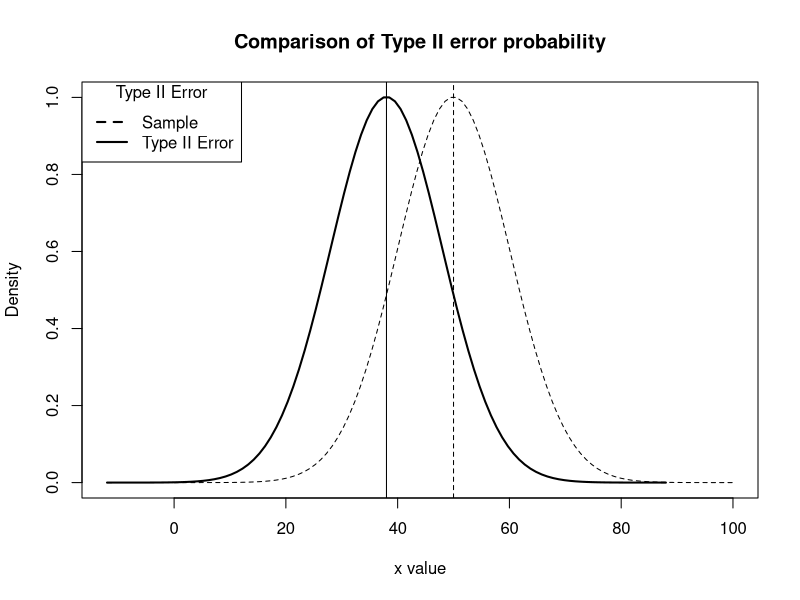

Write the R code that produced this figure.
my.means = c(38,50);
my.sd = c(10,10);

X = seq(my.means[1]-my.sd[1]*5,my.means[1]+my.sd[1]*5, length=100);
dX = dnorm(X, mean=my.means[1], sd=my.sd[1]); #True distribution
dX = dX/max(dX);

X.2 = seq(my.means[2]-my.sd[2]*5,my.means[2]+my.sd[2]*5, length=100);
dX.2 = dnorm(X.2, mean=my.means[2], sd=my.sd[2]); #Sampled distribution
dX.2 = dX.2/max(dX.2);

plot(X, dX, type="l", lty=1, lwd=2, xlab="x value",
     ylab="Density", main="Comparison of Type II error probability",
     xlim=c(min(X,X.2),max(X,X.2)))
lines(X.2,dX.2, lty=2)
abline(v=my.means, lty=c(1,2));
legend("topleft", c("Sample","Type II Error"), lty=c(2,1), col=c("black","black"), lwd=2, title=expression(paste("Type II Error")))

x = (my.means[1]-my.means[2])/my.sd[2];
1-pnorm(x);
